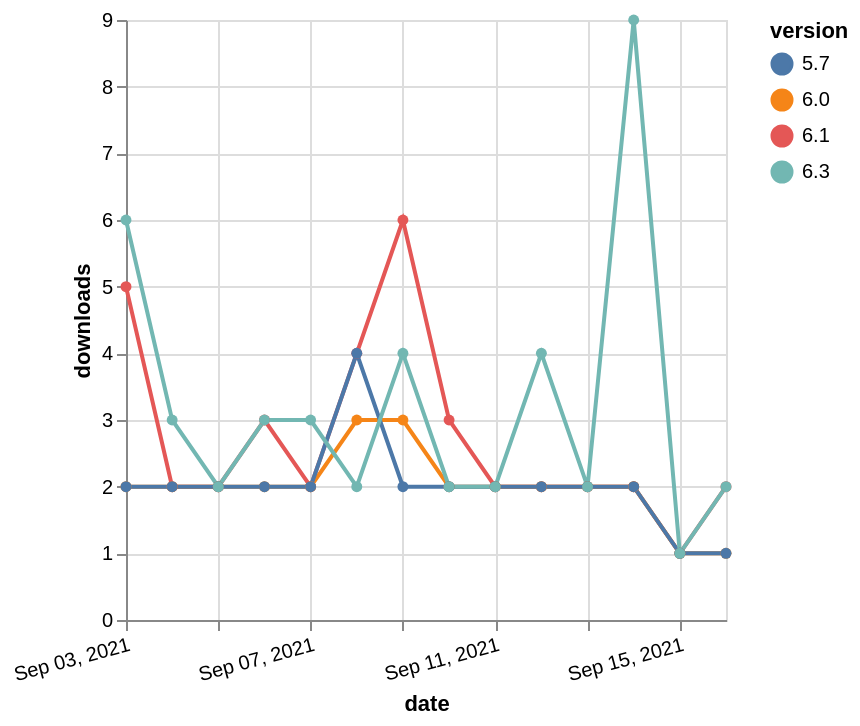

Here is the Vega-Lite specification saved for this chart:
### Vega-Lite specification from a JSON file in a GitHub repository (floating-point values rounded to 4 significant figures)
{"$schema": "https://vega.github.io/schema/vega-lite/v5.json", "description": "A simple bar chart with embedded data.", "data": {"values": [{"date": "2021-09-03", "total": 3029, "delta": 5, "version": "6.1"}, {"date": "2021-09-04", "total": 3031, "delta": 2, "version": "6.1"}, {"date": "2021-09-05", "total": 3033, "delta": 2, "version": "6.1"}, {"date": "2021-09-06", "total": 3036, "delta": 3, "version": "6.1"}, {"date": "2021-09-07", "total": 3038, "delta": 2, "version": "6.1"}, {"date": "2021-09-08", "total": 3042, "delta": 4, "version": "6.1"}, {"date": "2021-09-09", "total": 3048, "delta": 6, "version": "6.1"}, {"date": "2021-09-10", "total": 3051, "delta": 3, "version": "6.1"}, {"date": "2021-09-11", "total": 3053, "delta": 2, "version": "6.1"}, {"date": "2021-09-12", "total": 3055, "delta": 2, "version": "6.1"}, {"date": "2021-09-13", "total": 3057, "delta": 2, "version": "6.1"}, {"date": "2021-09-14", "total": 3059, "delta": 2, "version": "6.1"}, {"date": "2021-09-15", "total": 3060, "delta": 1, "version": "6.1"}, {"date": "2021-09-16", "total": 3062, "delta": 2, "version": "6.1"}, {"date": "2021-09-03", "total": 2874, "delta": 2, "version": "6.0"}, {"date": "2021-09-04", "total": 2876, "delta": 2, "version": "6.0"}, {"date": "2021-09-05", "total": 2878, "delta": 2, "version": "6.0"}, {"date": "2021-09-06", "total": 2880, "delta": 2, "version": "6.0"}, {"date": "2021-09-07", "total": 2882, "delta": 2, "version": "6.0"}, {"date": "2021-09-08", "total": 2885, "delta": 3, "version": "6.0"}, {"date": "2021-09-09", "total": 2888, "delta": 3, "version": "6.0"}, {"date": "2021-09-10", "total": 2890, "delta": 2, "version": "6.0"}, {"date": "2021-09-11", "total": 2892, "delta": 2, "version": "6.0"}, {"date": "2021-09-12", "total": 2894, "delta": 2, "version": "6.0"}, {"date": "2021-09-13", "total": 2896, "delta": 2, "version": "6.0"}, {"date": "2021-09-14", "total": 2898, "delta": 2, "version": "6.0"}, {"date": "2021-09-15", "total": 2899, "delta": 1, "version": "6.0"}, {"date": "2021-09-16", "total": 2900, "delta": 1, "version": "6.0"}, {"date": "2021-09-03", "total": 4319, "delta": 2, "version": "5.7"}, {"date": "2021-09-04", "total": 4321, "delta": 2, "version": "5.7"}, {"date": "2021-09-05", "total": 4323, "delta": 2, "version": "5.7"}, {"date": "2021-09-06", "total": 4325, "delta": 2, "version": "5.7"}, {"date": "2021-09-07", "total": 4327, "delta": 2, "version": "5.7"}, {"date": "2021-09-08", "total": 4331, "delta": 4, "version": "5.7"}, {"date": "2021-09-09", "total": 4333, "delta": 2, "version": "5.7"}, {"date": "2021-09-10", "total": 4335, "delta": 2, "version": "5.7"}, {"date": "2021-09-11", "total": 4337, "delta": 2, "version": "5.7"}, {"date": "2021-09-12", "total": 4339, "delta": 2, "version": "5.7"}, {"date": "2021-09-13", "total": 4341, "delta": 2, "version": "5.7"}, {"date": "2021-09-14", "total": 4343, "delta": 2, "version": "5.7"}, {"date": "2021-09-15", "total": 4344, "delta": 1, "version": "5.7"}, {"date": "2021-09-16", "total": 4345, "delta": 1, "version": "5.7"}, {"date": "2021-09-03", "total": 111, "delta": 6, "version": "6.3"}, {"date": "2021-09-04", "total": 114, "delta": 3, "version": "6.3"}, {"date": "2021-09-05", "total": 116, "delta": 2, "version": "6.3"}, {"date": "2021-09-06", "total": 119, "delta": 3, "version": "6.3"}, {"date": "2021-09-07", "total": 122, "delta": 3, "version": "6.3"}, {"date": "2021-09-08", "total": 124, "delta": 2, "version": "6.3"}, {"date": "2021-09-09", "total": 128, "delta": 4, "version": "6.3"}, {"date": "2021-09-10", "total": 130, "delta": 2, "version": "6.3"}, {"date": "2021-09-11", "total": 132, "delta": 2, "version": "6.3"}, {"date": "2021-09-12", "total": 136, "delta": 4, "version": "6.3"}, {"date": "2021-09-13", "total": 138, "delta": 2, "version": "6.3"}, {"date": "2021-09-14", "total": 147, "delta": 9, "version": "6.3"}, {"date": "2021-09-15", "total": 148, "delta": 1, "version": "6.3"}, {"date": "2021-09-16", "total": 150, "delta": 2, "version": "6.3"}]}, "width": "container", "mark": {"type": "line", "point": {"filled": true}}, "encoding": {"x": {"field": "date", "type": "temporal", "timeUnit": "yearmonthdate", "title": "date", "axis": {"labelAngle": -15}}, "y": {"field": "delta", "type": "quantitative", "title": "downloads"}, "color": {"field": "version", "type": "nominal"}, "tooltip": {"field": "delta"}}}
